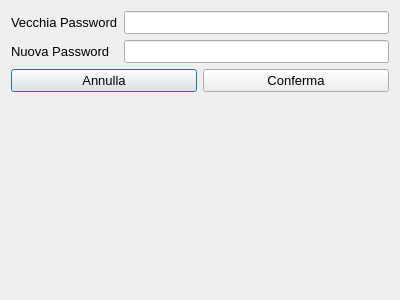
<?xml version="1.0" encoding="UTF-8"?>
<ui version="4.0">
 <class>EditPassword</class>
 <widget class="QDialog" name="EditPassword">
  <property name="geometry">
   <rect>
    <x>0</x>
    <y>0</y>
    <width>400</width>
    <height>300</height>
   </rect>
  </property>
  <property name="windowTitle">
   <string>Dialog</string>
  </property>
  <layout class="QVBoxLayout" name="verticalLayout">
   <item>
    <layout class="QHBoxLayout" name="horizontalLayout">
     <item>
      <layout class="QVBoxLayout" name="labels">
       <item>
        <widget class="QLabel" name="v_pass">
         <property name="font">
          <font>
           <family>Arial</family>
           <pointsize>10</pointsize>
          </font>
         </property>
         <property name="text">
          <string>Vecchia Password</string>
         </property>
        </widget>
       </item>
       <item>
        <widget class="QLabel" name="n_pass">
         <property name="font">
          <font>
           <family>Arial</family>
           <pointsize>10</pointsize>
          </font>
         </property>
         <property name="text">
          <string>Nuova Password</string>
         </property>
        </widget>
       </item>
      </layout>
     </item>
     <item>
      <layout class="QVBoxLayout" name="edit">
       <item>
        <widget class="QLineEdit" name="ev_pass">
         <property name="font">
          <font>
           <family>Arial</family>
           <pointsize>10</pointsize>
          </font>
         </property>
        </widget>
       </item>
       <item>
        <widget class="QLineEdit" name="en_pass">
         <property name="font">
          <font>
           <family>Arial</family>
           <pointsize>10</pointsize>
          </font>
         </property>
        </widget>
       </item>
      </layout>
     </item>
    </layout>
   </item>
   <item>
    <layout class="QHBoxLayout" name="horizontalLayout_2">
     <item>
      <widget class="QPushButton" name="cancel">
       <property name="font">
        <font>
         <family>Arial</family>
         <pointsize>10</pointsize>
        </font>
       </property>
       <property name="text">
        <string>Annulla</string>
       </property>
      </widget>
     </item>
     <item>
      <widget class="QPushButton" name="confirm">
       <property name="font">
        <font>
         <family>Arial</family>
         <pointsize>10</pointsize>
        </font>
       </property>
       <property name="text">
        <string>Conferma</string>
       </property>
      </widget>
     </item>
    </layout>
   </item>
   <item>
    <widget class="QLabel" name="error">
     <property name="font">
      <font>
       <family>Arial</family>
       <pointsize>10</pointsize>
      </font>
     </property>
     <property name="text">
      <string/>
     </property>
    </widget>
   </item>
  </layout>
 </widget>
 <resources/>
 <connections/>
</ui>
